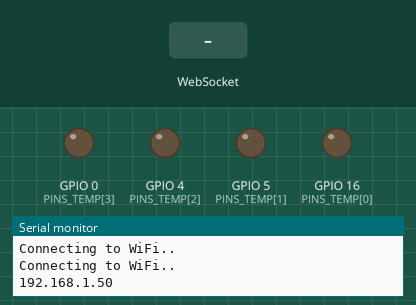
This sketch was run on a simulated ESP32. Shown: output pins drawn as LEDs (lit = HIGH), the last lines printed to the serial monitor. The inputs (shaded band) are chosen by the test bench. WiFi joins after 1.5 s; servers stay silent unless stated.

Above: at 7.2 s.
7.3 s: WebSocket text ":on" received
At 8.7 s:
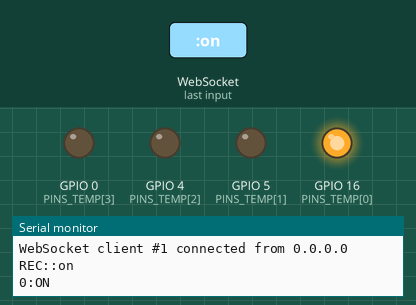
10.3 s: WebSocket text ":off" received
At 11.0 s:
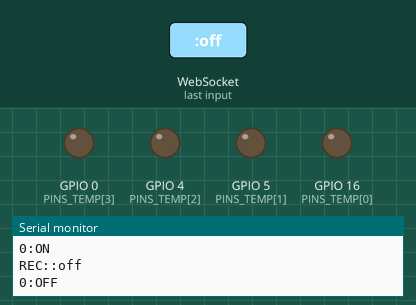
Timing chart, 0 to 13.3 s (numbered marks = the images above; inputs shaded):
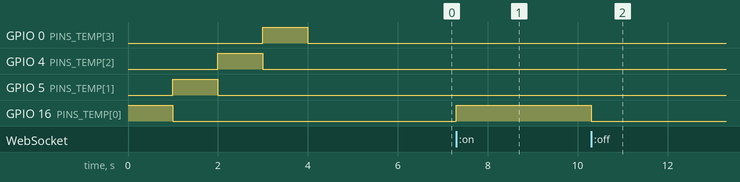

Measured:
- after the input at 7.3 s, GPIO 16 (PINS_TEMP[0]): LOW → HIGH at once
- after the input at 10.3 s, GPIO 16 (PINS_TEMP[0]): HIGH → LOW at once

The sketch:

NodeMCU_WebSocket.ino
```cpp
#include <ESP8266WiFi.h>
#include <ESPAsyncTCP.h>
#include <ESPAsyncWebServer.h>

const char * ssid = "RickyBobby";
const char * password = "shakeandbake";
//gotta google the pinout, board label is wrong
int PINS_TEMP[] = {16,5,4,0};

// Create AsyncWebServer object on port 80
AsyncWebServer server(80);
AsyncWebSocket ws("/ws");

const char index_html[] PROGMEM = R"rawliteral(
<!DOCTYPE HTML><html>
<head>
  <title>ESP Web Server</title>
  <meta name="viewport" content="width=device-width, initial-scale=1">
  <link rel="icon" href="data:,">
</head>
<body>
  <div class="topnav">
    <h1>ESP WebSocket Server</h1>
  </div>
  <div class="content">
    <div class="card">
      <h2 id="txtInMsg">Incoming MSG</h2>
      <input id="txtMsg" />
      <p><button id="button" class="button">Send</button></p>
    </div>
  </div>
<script>
  var gateway = `ws://${window.location.hostname}/ws`;
  var websocket;
  window.addEventListener('load', onLoad);
  function initWebSocket() {
    console.log('Trying to open a WebSocket connection...');
    websocket = new WebSocket(gateway);
    websocket.onopen    = onOpen;
    websocket.onclose   = onClose;
    websocket.onmessage = onMessage; // <-- add this line
  }
  function onOpen(event) {
    console.log('Connection opened');
  }
  function onClose(event) {
    console.log('Connection closed');
    setTimeout(initWebSocket, 2000);
  }
  function onMessage(event) {
    document.getElementById('txtInMsg').innerHTML = event.data;
  }
  function onLoad(event) {
    initWebSocket();
    initButton();
  }
  function initButton() {
    document.getElementById('button').addEventListener('click', sendMsg);
  }
  function sendMsg(){
    websocket.send(document.getElementById('txtMsg').value);
  }
</script>
</body>
</html>
)rawliteral";

void notifyClients() {
  ws.textAll("ECHO");
}

void handleWebSocketMessage(void *arg, uint8_t *data, size_t len) {
  AwsFrameInfo *info = (AwsFrameInfo*)arg;
  if (info->final && info->index == 0 && info->len == len && info->opcode == WS_TEXT) {
    data[len] = 0;
    Serial.print("REC:");
    Serial.println((char*)data);
    String msgIn = String((char*)data);
    processCMD(msgIn);

  }
}

void processCMD(String in){
  /*if (strcmp((char*)data, "toggle") == 0) {
      ledState = !ledState;
      notifyClients();
    }*/

    if (in.indexOf("init") >= 0) {
      ws.textAll("a-okay");
    }else if (in.indexOf(":on") >= 0 || in.indexOf(":off") >= 0  ){
      //the input is the index of the LED followed by command
      int idx = in.substring(0, in.indexOf(":")).toInt();
      String status = in.substring(in.indexOf(":") + 1);
      if (status == "on"){
        Serial.println(String(idx) + ":ON");
        digitalWrite(PINS_TEMP[idx],HIGH);
      } else {
         Serial.println(String(idx) + ":OFF");
         digitalWrite(PINS_TEMP[idx],LOW);
      }


    }
}

void onEvent(AsyncWebSocket *server, AsyncWebSocketClient *client, AwsEventType type,
             void *arg, uint8_t *data, size_t len) {
    switch (type) {
      case WS_EVT_CONNECT:
        Serial.printf("WebSocket client #%u connected from %s\n", client->id(), client->remoteIP().toString().c_str());
        break;
      case WS_EVT_DISCONNECT:
        Serial.printf("WebSocket client #%u disconnected\n", client->id());
        break;
      case WS_EVT_DATA:
        handleWebSocketMessage(arg, data, len);
        break;
      case WS_EVT_PONG:
      case WS_EVT_ERROR:
        break;
  }
}

void initWebSocket() {
  ws.onEvent(onEvent);
  server.addHandler(&ws);
}

String processor(const String& var){
  Serial.println(var);
  if(var == "STATE"){

  }
  return String();
}

void setup(){
  // Serial port for debugging purposes
  Serial.begin(115200);

  for(int i=0; i < 4; i++){
    pinMode(PINS_TEMP[i],OUTPUT);
    digitalWrite(PINS_TEMP[i],HIGH);
    delay(1000);
    digitalWrite(PINS_TEMP[i],LOW);
  }

  // Connect to Wi-Fi
  WiFi.begin(ssid, password);
  while (WiFi.status() != WL_CONNECTED) {
    delay(1000);
    Serial.println("Connecting to WiFi..");
  }

  // Print ESP Local IP Address
  Serial.println(WiFi.localIP());

  initWebSocket();

  // Route for root / web page
  server.on("/", HTTP_GET, [](AsyncWebServerRequest *request){
    request->send_P(200, "text/html", index_html, processor);
  });

  // Start server
  server.begin();
}

void loop() {
  ws.cleanupClients();
}
```
